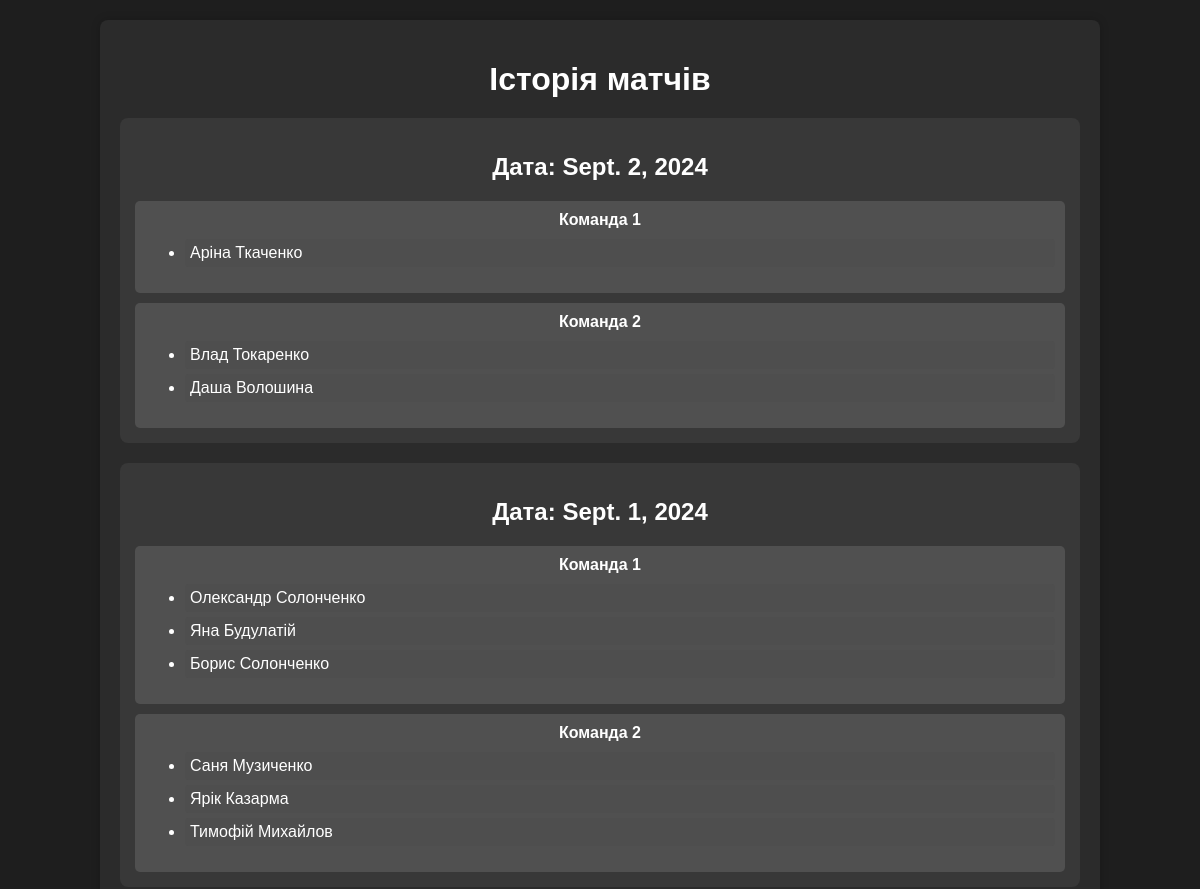
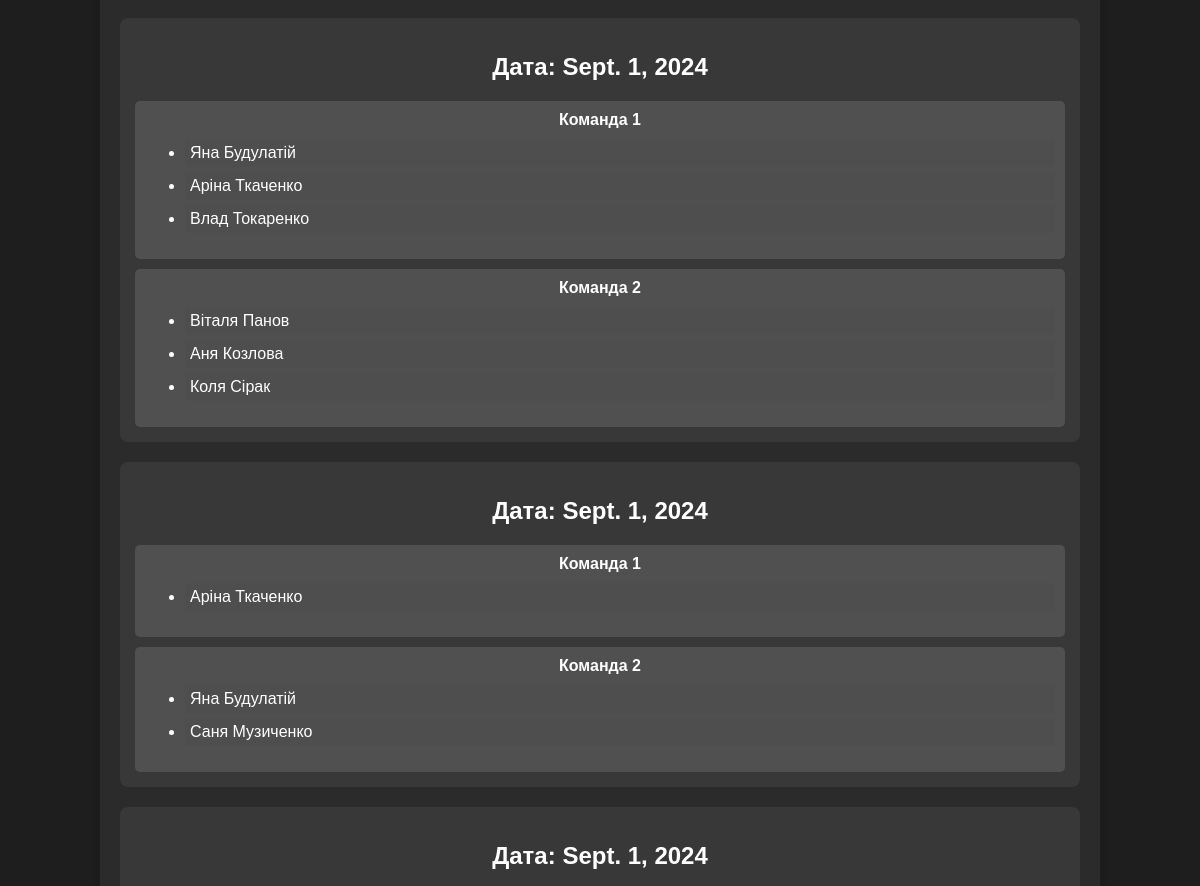
Before: /history/ (upper part) with the older database file (2 pictures, top to bottom).
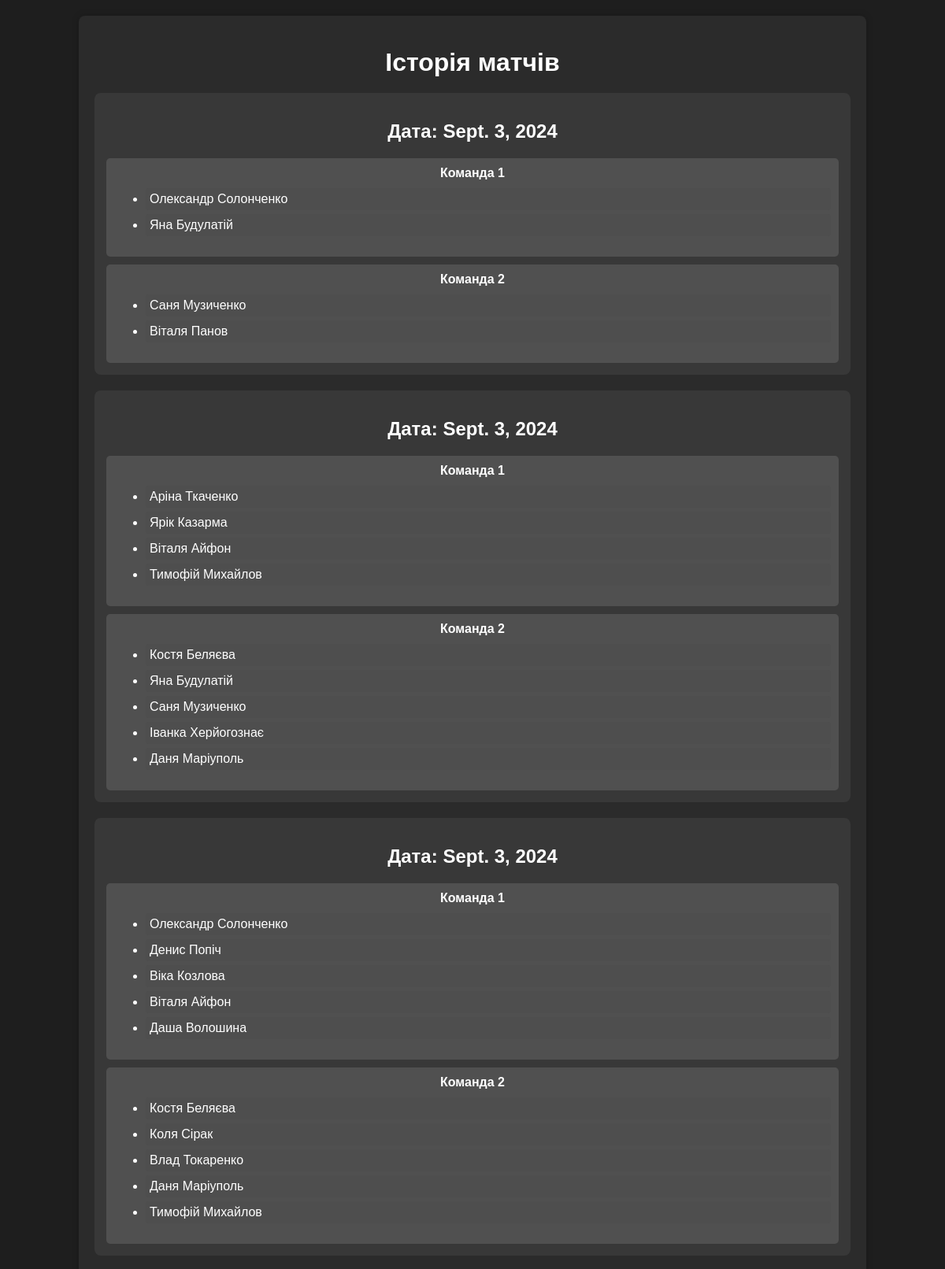
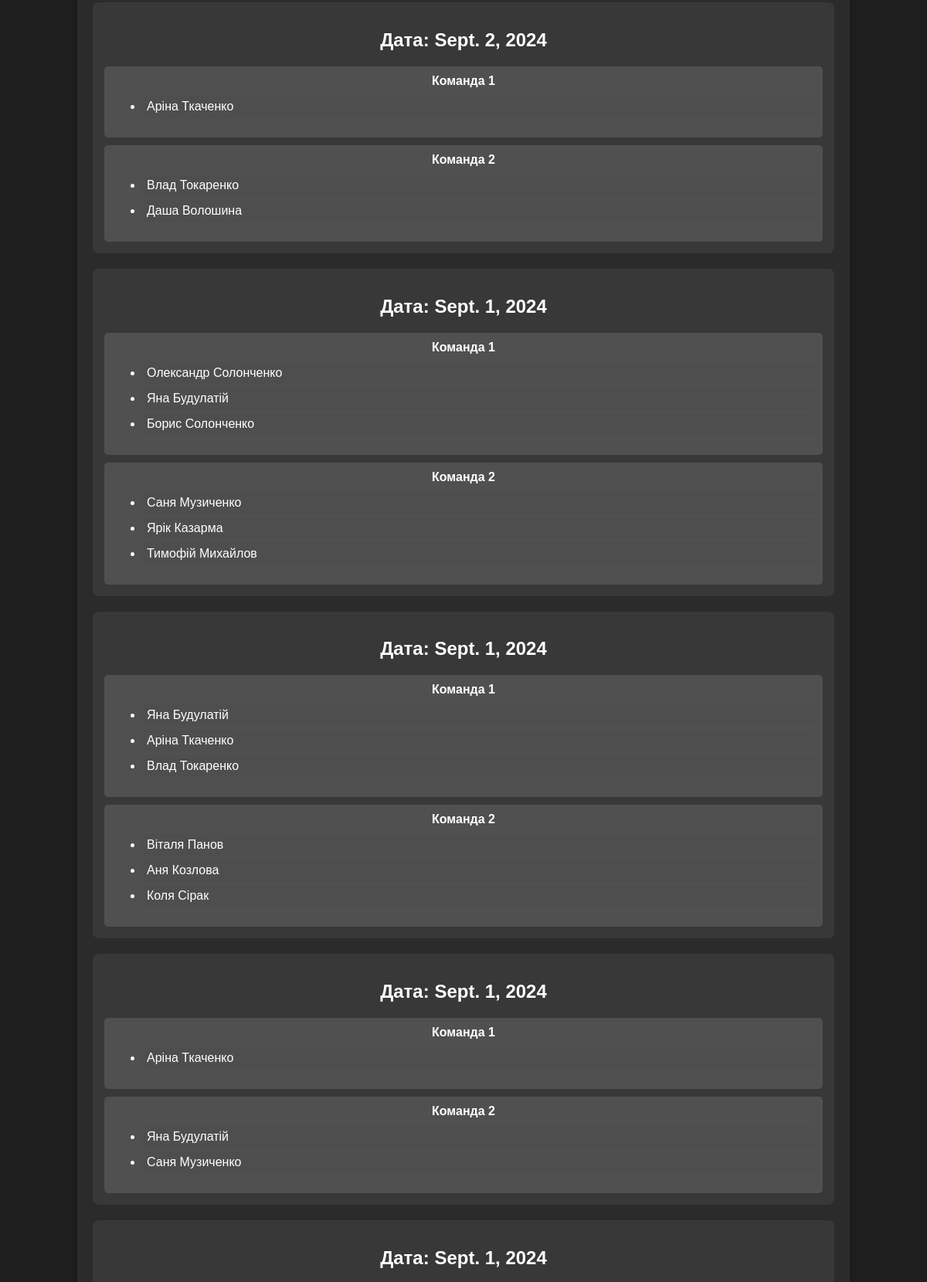
After: the same page with the newer database file (2 pictures, top to bottom).
### firstapp/models.py (models this page shows, shortened)
class MatchHistory(models.Model):
    date = models.DateField()
    teams = models.ManyToManyField(Team, through='MatchTeam')

class MatchTeam(models.Model):
    match = models.ForeignKey(MatchHistory, on_delete=models.CASCADE)
    team = models.ForeignKey(Team, on_delete=models.CASCADE)
    score = models.IntegerField(null=True, blank=True)

class Team(models.Model):
    name = models.CharField(max_length=100)
    players = models.ManyToManyField(Players)

class Players(models.Model):
    FirstName = models.CharField('FirstName', max_length= 20)
    SecondName = models.CharField('SecondName', max_length= 20)
    serve = models.IntegerField('serve', validators=[MinValueValidator(0), MaxValueValidator(5)])
    attack = models.IntegerField('attack', validators=[MinValueValidator(0), MaxValueValidator(5)])
    keep_ball = models.IntegerField('keep_ball', validators=[MinValueValidator(0), MaxValueValidator(5)])
    comand_game = models.IntegerField('comand_game', validators=[MinValueValidator(0), MaxValueValidator(5)])
    class Meta:
        verbose_name = 'Гравці'
        verbose_name_plural = 'Гравці'

### firstapp/views.py (the view)
# urls.py: path('history/', views.match_history, name='history'),
def match_history(request):
    matches = MatchHistory.objects.prefetch_related('teams').order_by('-id')
    context = {
        'matches': matches
    }
    return render(request, 'history.html', context)

### firstapp/templates/History.html (shortened to what this page needs)
<!DOCTYPE html>
<html lang="uk">
<head>
</head>
<body>
    <div class="container">
        <h1>Історія матчів</h1>
        {% for match in matches %}
            <div class="match-container">
                <h2>Дата: {{ match.date }}</h2>
                <div class="teams-list">
                    {% for matchteam in match.matchteam_set.all %}
                        <div class="team-container">
                            <span class="team-name">{{ matchteam.team.name }}</span>
                            <ul class="player-list">
                                {% for player in matchteam.team.players.all %}
                                    <li>{{ player.FirstName }} {{ player.SecondName }}</li>
                                {% endfor %}
                            </ul>
                        </div>
                    {% endfor %}
                </div>
            </div>
        {% empty %}
            <p>Історія матчів відсутня.</p>
        {% endfor %}
    </div>
</body>
</html>

Changed rows visible on the page:
added MatchHistory: date "Sept. 3, 2024", Players (FirstName "Олекcaндр", SecondName "Солонченко"), Players (FirstName "Яна", SecondName "Будулатій"), Players (FirstName "Саня", SecondName "Музиченко"), Players (FirstName "Віталя", SecondName "Панов")
added MatchTeam: team.name "Команда 1", Players (FirstName "Олекcaндр", SecondName "Солонченко"), Players (FirstName "Яна", SecondName "Будулатій"), shown under "Sept. 3, 2024"
added MatchTeam: team.name "Команда 2", Players (FirstName "Саня", SecondName "Музиченко"), Players (FirstName "Віталя", SecondName "Панов"), shown under "Sept. 3, 2024"
added MatchHistory: date "Sept. 3, 2024", Players (FirstName "Аріна", SecondName "Ткаченко"), Players (FirstName "Ярік", SecondName "Казарма"), Players (FirstName "Тимофій", SecondName "Михайлов"), Players (FirstName "Яна", SecondName "Будулатій"), Players (FirstName "Саня", SecondName "Музиченко")
added MatchTeam: team.name "Команда 1", Players (FirstName "Аріна", SecondName "Ткаченко"), Players (FirstName "Ярік", SecondName "Казарма"), Players (FirstName "Тимофій", SecondName "Михайлов"), shown under "Sept. 3, 2024"
now on this page (row unchanged): Players: FirstName "Віталя", SecondName "Айфон"
added MatchTeam: team.name "Команда 2", Players (FirstName "Яна", SecondName "Будулатій"), Players (FirstName "Саня", SecondName "Музиченко"), shown under "Sept. 3, 2024"
now on this page (row unchanged): Players: FirstName "Костя", SecondName "Беляєва"
now on this page (row unchanged): Players: FirstName "Іванка", SecondName "Херйогознає", shown under "Команда 2"
now on this page (row unchanged): Players: FirstName "Даня", SecondName "Маріуполь"
added MatchHistory: date "Sept. 3, 2024", Players (FirstName "Олекcaндр", SecondName "Солонченко"), Players (FirstName "Даша", SecondName "Волошина"), Players (FirstName "Коля", SecondName "Сірак"), Players (FirstName "Влад", SecondName "Токаренко"), Players (FirstName "Тимофій", SecondName "Михайлов")
added MatchTeam: team.name "Команда 1", Players (FirstName "Олекcaндр", SecondName "Солонченко"), Players (FirstName "Даша", SecondName "Волошина"), shown under "Sept. 3, 2024"
now on this page (row unchanged): Players: FirstName "Денис", SecondName "Попіч", shown under "Команда 1"
now on this page (row unchanged): Players: FirstName "Віка", SecondName "Козлова", shown under "Команда 1"
added MatchTeam: team.name "Команда 2", Players (FirstName "Коля", SecondName "Сірак"), Players (FirstName "Влад", SecondName "Токаренко"), Players (FirstName "Тимофій", SecondName "Михайлов"), shown under "Sept. 3, 2024"
